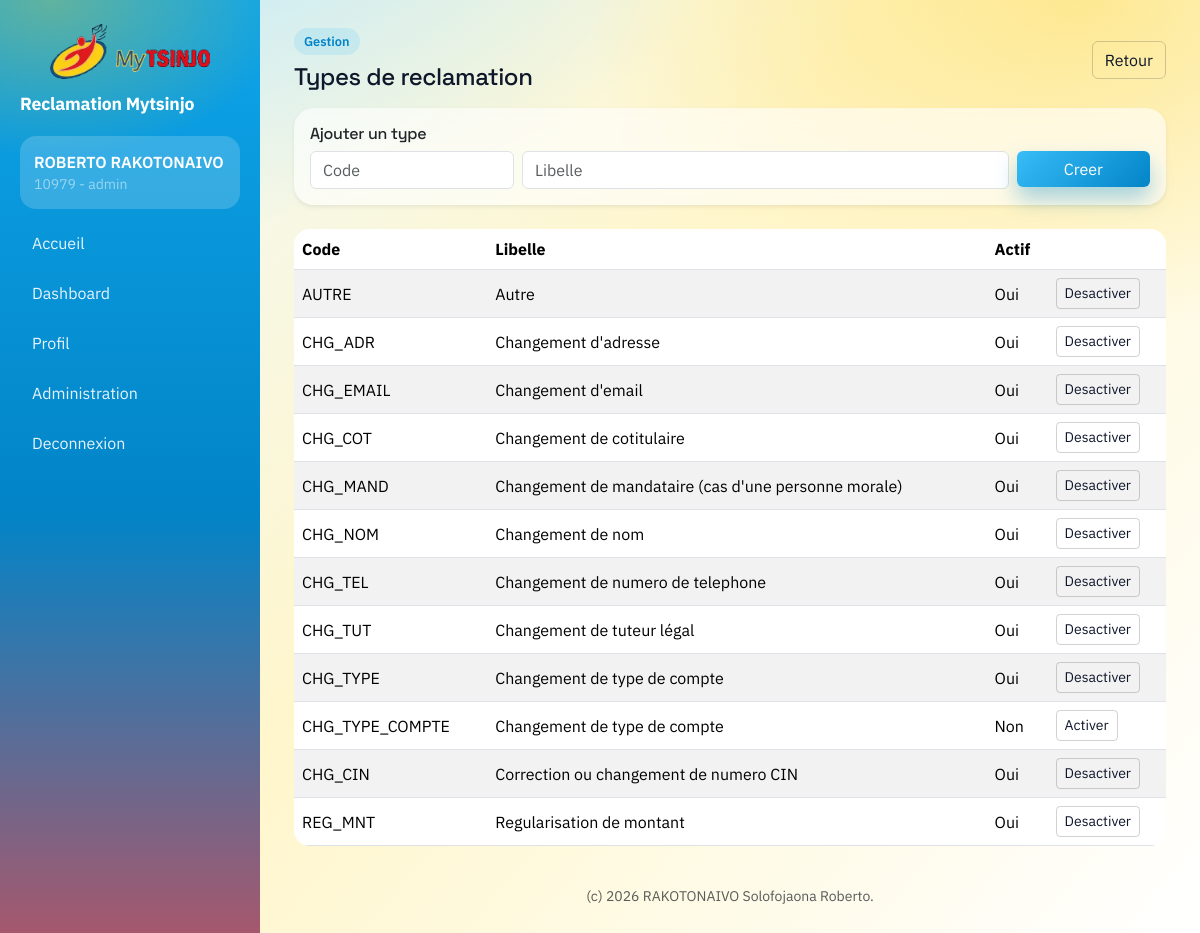
/admin/types (signed in), run on the app's committed database.
### tables this page shows
CREATE TABLE users (
        id INTEGER PRIMARY KEY AUTOINCREMENT,
        username TEXT UNIQUE,
        password TEXT,
        role TEXT,
        bureau_id INTEGER
    , active INTEGER DEFAULT 1, created_at DATETIME DEFAULT CURRENT_TIMESTAMP, prenom TEXT, nom TEXT, matricule TEXT);

CREATE TABLE types_reclamation (
        id INTEGER PRIMARY KEY AUTOINCREMENT,
        code TEXT,
        libelle TEXT
    , actif INTEGER DEFAULT 1);

### admin.py (the view, shortened to what this page needs)
@admin_bp.route("/admin/types", methods=["GET", "POST"])
@login_required
@role_required("admin")
def manage_types():
    db = get_db()
    types = db.execute(
        "SELECT id, code, libelle, actif FROM types_reclamation ORDER BY libelle"
    ).fetchall()
    db.close()
    return render_template("admin_types.html", types=types)

### auth.py (called while the page is built)
def load_user(user_id):
    db = get_db()
    user = db.execute(
        "SELECT id, username, role, bureau_id, prenom, nom, matricule FROM users WHERE id = ? AND active = 1",
        (user_id,),
    ).fetchone()
    db.close()
    if not user:
        return None
    return User(user["id"], user["username"], user["role"], user["bureau_id"], user["prenom"], user["nom"], user["matricule"])

def role_required(*roles):
    def decorator(fn):
        @wraps(fn)
        def wrapper(*args, **kwargs):
            if not current_user.is_authenticated:
                return redirect(url_for("auth.login"))
            if current_user.role not in roles:
                abort(403)
            return fn(*args, **kwargs)
        return wrapper
    return decorator

### database.py (called while the page is built, shortened)
def get_db():
    conn = sqlite3.connect(DATABASE_PATH)
    conn.row_factory = sqlite3.Row
    conn.execute("PRAGMA foreign_keys = ON")
    return DBConn(conn)

    def execute(self, sql, params=None):
        if _USE_POSTGRES:
            cur = self.conn.cursor()
            cur.execute(_translate_params(sql), params or ())
            return PgCursor(cur)
        return self.conn.execute(sql, params or ())

    def close(self):
        return self.conn.close()

### templates/admin_types.html
{% extends "base.html" %}
{% block content %}
  <div class="d-flex align-items-center justify-content-between mb-3">
    <div>
      <div class="pill mb-2">Gestion</div>
      <h1 class="h4 mb-0">Types de reclamation</h1>
    </div>
    <a class="btn btn-outline-secondary" href="/admin">Retour</a>
  </div>
  <div class="card shadow-sm mb-4">
    <div class="card-body">
      <h2 class="h6">Ajouter un type</h2>
      <form method="post" class="row g-2">
        <div class="col-md-3">
          <input class="form-control" name="code" placeholder="Code" />
        </div>
        <div class="col-md-7">
          <input class="form-control" name="libelle" placeholder="Libelle" />
        </div>
        <div class="col-md-2">
          <button class="btn btn-primary w-100" type="submit">Creer</button>
        </div>
      </form>
    </div>
  </div>
  <div class="table-responsive">
    <table class="table table-striped align-middle">
      <thead>
        <tr>
          <th>Code</th>
          <th>Libelle</th>
          <th>Actif</th>
          <th></th>
        </tr>
      </thead>
      <tbody>
        {% for t in types %}
          <tr>
            <td>{{ t["code"] }}</td>
            <td>{{ t["libelle"] }}</td>
            <td>{{ "Oui" if t["actif"] == 1 else "Non" }}</td>
            <td>
              <form method="post" action="/admin/types/{{ t['id'] }}/toggle">
                <button class="btn btn-sm btn-outline-secondary" type="submit">
                  {% if t["actif"] == 1 %}Desactiver{% else %}Activer{% endif %}
                </button>
              </form>
            </td>
          </tr>
        {% else %}
          <tr>
            <td colspan="4" class="text-muted">Aucun type.</td>
          </tr>
        {% endfor %}
      </tbody>
    </table>
  </div>
{% endblock %}

### templates/base.html (shortened to what this page needs)
<!doctype html>
<html lang="fr">
  <head>
    <link
      href="https://cdn.jsdelivr.net/npm/bootstrap@5.3.2/dist/css/bootstrap.min.css"
      rel="stylesheet"
    />
  </head>
  <body class="bg-light">
    <div class="app-shell">
      <aside class="sidebar">
        <img
          class="brand-logo"
          src="{{ url_for('static', filename='logo_epargnes.png') }}"
          alt="Logo epargnes"
        />
        <div class="brand">Reclamation Mytsinjo</div>
        {% if current_user.is_authenticated %}
          <div class="user-card">
            <div class="fw-semibold">
              {{ current_user.prenom }} {{ current_user.nom }}
            </div>
            <div class="small text-white-50">
              {{ current_user.matricule }} - {{ current_user.role }}
            </div>
          </div>
        {% endif %}
        <nav class="nav flex-column mt-2">
          <a class="nav-link" href="/">Accueil</a>
          <a class="nav-link" href="/dashboard">Dashboard</a>
          {% if current_user.is_authenticated %}
            <a class="nav-link" href="/profile">Profil</a>
            {% if current_user.role == "admin" %}
              <a class="nav-link" href="/admin">Administration</a>
            {% endif %}
            <a class="nav-link" href="/logout">Deconnexion</a>
          {% else %}
            <a class="nav-link" href="/login">Connexion</a>
            <a class="nav-link" href="/register">Creer un compte</a>
          {% endif %}
        </nav>
      </aside>
      <main class="content">
        {% block content %}{% endblock %}
        <footer class="mt-auto pt-4 text-muted small text-center">
            (c) 2026 RAKOTONAIVO Solofojaona Roberto.
        </footer>
      </main>
    </div>
    <div id="toast-container" class="toast-container position-fixed top-0 end-0 p-3" style="z-index: 1080;"></div>
  </body>
</html>

### templates/base.html (style rules this page uses)
:root { --ink: #0f172a; --muted: #5b6b7a; --sky: #38bdf8; --sky-deep: #0284c7; --sun: #facc15; --sun-deep: #eab308; --flare: #ef4444; --card: #ffffff; --shadow: 0 18px 40px rgba(2, 132, 199, 0.18); --glass: rgba(255, 255, 255, 0.6); }
body { font-family: "IBM Plex Sans", system-ui, -apple-system, "Segoe UI", sans-serif; color: var(--ink); background: radial-gradient(1100px 700px at 10% -20%, rgba(56, 189, 248, 0.35) 0%, transparent 60%), radial-gradient(900px 600px at 90% 0%, rgba(250, 204, 21, 0.35) 0%, transparent 55%), linear-gradient(130deg, #eef9ff 0%, #fff6cc 45%, #ffffff 100%); min-height: 100vh; }
h1, h2, h3, .navbar-brand { font-family: "Space Grotesk", "IBM Plex Sans", sans-serif; letter-spacing: -0.02em; }
.app-shell { display: grid; grid-template-columns: 260px 1fr; min-height: 100vh; }
.sidebar { background: radial-gradient(400px 260px at 20% 0%, rgba(250, 204, 21, 0.35), transparent 60%), linear-gradient(180deg, #0ea5e9 0%, #0284c7 55%, #ef4444 120%); color: #fff; padding: 24px 20px; }
.brand { font-weight: 700; font-size: 1.1rem; letter-spacing: -0.01em; }
.brand-logo { width: 100%; max-width: 160px; height: auto; display: block; margin: 0 auto 12px; border-radius: 12px; }
.nav-link { color: rgba(255, 255, 255, 0.9); border-radius: 12px; padding: 10px 12px; margin-bottom: 6px; }
.sidebar .user-card { background: rgba(255, 255, 255, 0.18); border-radius: 16px; padding: 14px; margin: 18px 0 12px; }
.content { padding: 28px 34px; display: flex; flex-direction: column; min-height: 100vh; }
.card { border: none; border-radius: 20px; box-shadow: var(--shadow); background: var(--glass); backdrop-filter: blur(8px); }
.btn-primary { background: linear-gradient(135deg, var(--sky), var(--sky-deep)); border: none; box-shadow: 0 12px 22px rgba(2, 132, 199, 0.35); }
.btn-outline-secondary { border-color: rgba(31, 31, 46, 0.2); color: var(--ink); }
.pill { display: inline-flex; padding: 4px 10px; border-radius: 999px; font-size: 0.8rem; font-weight: 600; background: rgba(56, 189, 248, 0.15); color: var(--sky-deep); }
.table { background: #fff; border-radius: 16px; overflow: hidden; }

### data on the page
users: prenom "ROBERTO", nom "RAKOTONAIVO", matricule "10979", role "admin"
types_reclamation: code "AUTRE", libelle "Autre", actif "Oui", shows "Desactiver"
types_reclamation: code "CHG_ADR", libelle "Changement d'adresse", actif "Oui", shows "Desactiver"
types_reclamation: code "CHG_EMAIL", libelle "Changement d'email", actif "Oui", shows "Desactiver"
types_reclamation: code "CHG_COT", libelle "Changement de cotitulaire", actif "Oui", shows "Desactiver"
types_reclamation: code "CHG_MAND", libelle "Changement de mandataire (cas d'une personne morale)", actif "Oui", shows "Desactiver"
types_reclamation: code "CHG_NOM", libelle "Changement de nom", actif "Oui", shows "Desactiver"
types_reclamation: code "CHG_TEL", libelle "Changement de numero de telephone", actif "Oui", shows "Desactiver"
types_reclamation: code "CHG_TUT", libelle "Changement de tuteur légal", actif "Oui", shows "Desactiver"
types_reclamation: code "CHG_TYPE", libelle "Changement de type de compte", actif "Oui", shows "Desactiver"
types_reclamation: code "CHG_TYPE_COMPTE", libelle "Changement de type de compte", actif "Non", shows "Activer"
types_reclamation: code "CHG_CIN", libelle "Correction ou changement de numero CIN", actif "Oui", shows "Desactiver"
types_reclamation: code "REG_MNT", libelle "Regularisation de montant", actif "Oui", shows "Desactiver"
